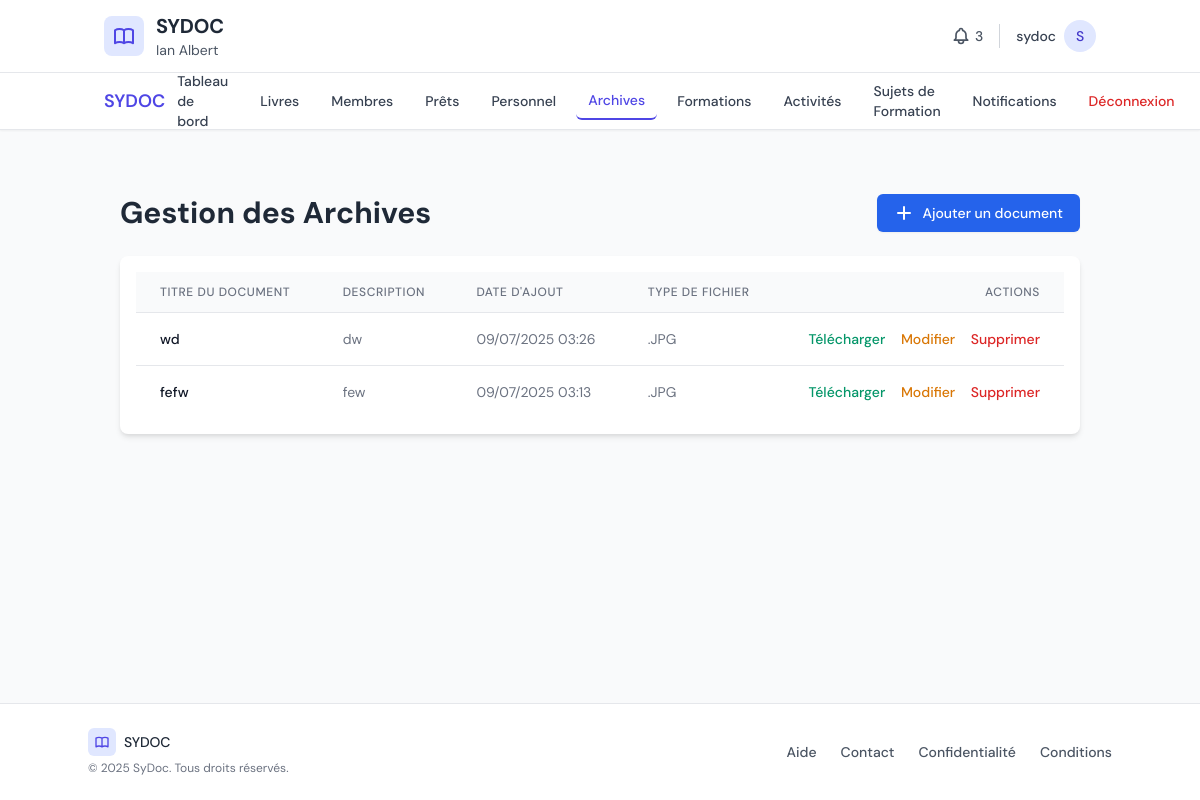
Screenshot of /center/archives/ (signed in) with the database file from the repository.
### core/models.py (models this page shows, shortened)
class DocumentationCenter(models.Model):
    name = models.CharField(max_length=255, unique=True, verbose_name=_("Nom du Centre"))
    email = models.EmailField(unique=True, verbose_name=_("E-mail du Centre (Officiel)"))
    phone_regex = RegexValidator(
        regex=r'^\+?1?\d{9,15}$',
        message=_("Le numéro de téléphone doit être entré au format : '+999999999'. Jusqu'à 15 chiffres autorisés.")
    )
    phone1 = models.CharField(validators=[phone_regex], max_length=17, blank=True, null=True, verbose_name=_("Téléphone 1"))
    phone2 = models.CharField(validators=[phone_regex], max_length=17, blank=True, null=True, verbose_name=_("Téléphone 2"))
    full_address = models.TextField(verbose_name=_("Adresse Complète"))
    department = models.ForeignKey(Department, on_delete=models.SET_NULL, null=True, verbose_name=_("Département"))
    arrondissement = models.ForeignKey(Arrondissement, on_delete=models.SET_NULL, null=True, blank=True, verbose_name=_("Arrondissement"))
    commune = models.ForeignKey(Commune, on_delete=models.SET_NULL, null=True, blank=True, verbose_name=_("Commune"))
    responsible_full_name = models.CharField(max_length=255, verbose_name=_("Nom Complet du Responsable"))
    responsible_phone1 = models.CharField(validators=[phone_regex], max_length=17, blank=True, null=True, verbose_name=_("Téléphone Responsable 1"))
    responsible_phone2 = models.CharField(validators=[phone_regex], max_length=17, blank=True, null=True, verbose_name=_("Téléphone Responsable 2"))
    responsible_address = models.TextField(verbose_name=_("Adresse du Responsable"))
    responsible_email = models.EmailField(verbose_name=_("E-mail Personnel du Responsable"))
    creation_date = models.DateTimeField(auto_now_add=True, verbose_name=_("Date de Création du Compte"))
    trial_start_date = models.DateField(default=timezone.now, verbose_name=_("Date de Début d'Essai"))
    trial_end_date = models.DateField(verbose_name=_("Date de Fin d'Essai"))
    is_blocked = models.BooleanField(default=False, verbose_name=_("Compte Bloqué"))
    is_active = models.BooleanField(default=True, verbose_name=_("Compte Actif"))
    monthly_fee = models.DecimalField(max_digits=10, decimal_places=2, default=0.00, verbose_name=_("Montant Mensuel à Payer"))
    quota_physical_books = models.IntegerField(default=-1, verbose_name=_("Quota Livres Physiques (-1 pour illimité)"))
    quota_ebooks = models.IntegerField(default=-1, verbose_name=_("Quota Ebooks (-1 pour illimité)"))
    quota_trainings = models.IntegerField(default=-1, verbose_name=_("Quota Formations (-1 pour illimité)"))
    quota_archives = models.IntegerField(default=-1, verbose_name=_("Quota Archives (-1 pour illimité)"))
    class Meta:
        verbose_name = _("Centre de Documentation")
        verbose_name_plural = _("Centres de Documentation")
        ordering = ['name']

class ArchivalDocument(models.Model):
    STATUS_CHOICES = [
        ('available', _('Disponible')),
        ('restricted', _('Accès Restreint')),
        ('damaged', _('Endommagé')),
        ('missing', _('Manquant')),
    ]
    documentation_center = models.ForeignKey(DocumentationCenter, on_delete=models.CASCADE, related_name='archival_documents', verbose_name='Centre de Documentation')
    title = models.CharField(max_length=255, verbose_name='Titre du Document')
    archival_series = models.ForeignKey(ArchivalSeries, on_delete=models.SET_NULL, null=True, blank=True, related_name='documents', verbose_name='Série Archivistique')
    document_id = models.CharField(max_length=100, unique=True, verbose_name='Identifiant du Document')
    description = models.TextField(blank=True, verbose_name='Description')
    creation_date = models.DateField(null=True, blank=True, verbose_name='Date de Création du Document')
    creator = models.CharField(max_length=255, blank=True, verbose_name='Créateur(s) / Auteur(s) d\'origine')
    physical_location = models.CharField(max_length=255, blank=True, verbose_name='Emplacement Physique (Cote)')
    is_digital = models.BooleanField(default=False, verbose_name='Version Numérique Disponible')
    digital_file = models.FileField(upload_to='archives/digital/', blank=True, null=True, verbose_name='Fichier Numérique (PDF, Image, etc.)')
    acquisition_date = models.DateField(default=timezone.now, verbose_name='Date d\'Acquisition/Classement')
    status = models.CharField(max_length=50, choices=STATUS_CHOICES, default='available', verbose_name='Statut')
    class Meta:
        verbose_name = 'Document Archivistique'
        verbose_name_plural = 'Documents Archivilistiques'
        unique_together = ('documentation_center', 'document_id')
        ordering = ['title']

### center_panel/views.py (the view)
# urls.py: path('archives/', views.archive_list, name='archives'),
@login_required
def archive_list(request):
    current_center = DocumentationCenter.objects.first()
    archives = ArchivalDocument.objects.filter(documentation_center=current_center)
    context = {
        'current_center': current_center,
        'archives': archives
    }
    return render(request, 'center_panel/archives.html', context)

### center_panel/templates/center_panel/archives.html (shortened to what this page needs)
{% extends 'center_panel/base.html' %}
{% block content %}
<div class="container mx-auto px-4 py-6">
    <div class="flex flex-col md:flex-row justify-between items-start md:items-center mb-6">
        <h1 class="text-2xl md:text-3xl font-bold text-gray-800">Gestion des Archives</h1>
        <a href="{% url 'center_panel:add_archive' %}" class="mt-4 md:mt-0 inline-flex items-center px-4 py-2 border border-transparent text-sm font-medium rounded-md shadow-sm text-white bg-blue-600 hover:bg-blue-700 focus:outline-none focus:ring-2 focus:ring-offset-2 focus:ring-blue-500">
            <svg xmlns="http://www.w3.org/2000/svg" class="h-5 w-5 mr-2" viewBox="0 0 20 20" fill="currentColor">
                <path fill-rule="evenodd" d="M10 3a1 1 0 011 1v5h5a1 1 0 110 2h-5v5a1 1 0 11-2 0v-5H4a1 1 0 110-2h5V4a1 1 0 011-1z" clip-rule="evenodd" />
            </svg>
            Ajouter un document
        </a>
    </div>
    <div class="bg-white shadow-md rounded-lg overflow-hidden">
        <div class="p-4">
            <table id="archive-table" class="min-w-full divide-y divide-gray-200" data-datatable>
                <thead class="bg-gray-50">
                    <tr>
                        <th scope="col" class="px-6 py-3 text-left text-xs font-medium text-gray-500 uppercase tracking-wider">Titre du document</th>
                        <th scope="col" class="px-6 py-3 text-left text-xs font-medium text-gray-500 uppercase tracking-wider">Description</th>
                        <th scope="col" class="px-6 py-3 text-left text-xs font-medium text-gray-500 uppercase tracking-wider">Date d'ajout</th>
                        <th scope="col" class="px-6 py-3 text-left text-xs font-medium text-gray-500 uppercase tracking-wider">Type de fichier</th>
                        <th scope="col" class="px-6 py-3 text-right text-xs font-medium text-gray-500 uppercase tracking-wider">Actions</th>
                    </tr>
                </thead>
                <tbody class="bg-white divide-y divide-gray-200">
                    {% for archive in archives %}
                    <tr class="hover:bg-gray-50">
                        <td class="px-6 py-4 whitespace-nowrap text-sm font-medium text-gray-900">{{ archive.title }}</td>
                        <td class="px-6 py-4 text-sm text-gray-500">{{ archive.description|truncatechars:50 }}</td>
                        <td class="px-6 py-4 whitespace-nowrap text-sm text-gray-500">{{ archive.created_at|date:"d/m/Y H:i" }}</td>
                        <td class="px-6 py-4 whitespace-nowrap text-sm text-gray-500">
                            {% if archive.file_upload %}
                                {{ archive.file_upload.name|slice:"-4:"|upper }}
                            {% else %}
                                -
                            {% endif %}
                        </td>
                        <td class="px-6 py-4 whitespace-nowrap text-right text-sm font-medium">
                            {% if archive.file_upload %}
                            <a href="{% url 'center_panel:download_archive' archive.pk %}" class="text-green-600 hover:text-green-900 mr-3">Télécharger</a>
                            {% endif %}
                            <a href="{% url 'center_panel:edit_archive' archive.pk %}" class="text-yellow-600 hover:text-yellow-900 mr-3">Modifier</a>
                            <a href="{% url 'center_panel:delete_archive' archive.pk %}" class="text-red-600 hover:text-red-900">Supprimer</a>
                        </td>
                    </tr>
                    {% empty %}
                    <tr>
                        <td colspan="5" class="px-6 py-4 text-center text-sm text-gray-500">
                            Aucun document d'archive trouvé.
                        </td>
                    </tr>
                    {% endfor %}
                </tbody>
            </table>
        </div>
    </div>
</div>
{% endblock %}

### center_panel/templates/center_panel/base.html (shortened to what this page needs)
<!DOCTYPE html>
<html lang="fr">
<head>
    <link href="https://cdn.jsdelivr.net/npm/tailwindcss@2.2.19/dist/tailwind.min.css" rel="stylesheet">
    <link href="https://cdn.datatables.net/2.3.2/css/dataTables.dataTables.min.css" rel="stylesheet">
</head>
<body class="bg-gray-50">
    <header class="bg-white border-b border-gray-200 shadow-sm">
        <div class="container mx-auto px-4 py-3 flex justify-between items-center">
            <div class="flex items-center animate__animated animate__fadeIn">
                <div class="mr-3 p-2 bg-indigo-100 rounded-lg">
                </div>
                <div>
                    <h1 class="text-xl funnel-sans-bold text-gray-800">SYDOC</h1>
                    <p class="text-sm dm-sans-regular text-gray-600">{{ current_center.name|default:"Centre de Documentation" }}</p>
                </div>
            </div>
            <div class="flex items-center space-x-4">
                <div class="relative">
                    <button class="flex items-center text-gray-600 hover:text-gray-800 focus:outline-none">
                        <span class="ml-1 text-sm dm-sans-medium">3</span>
                    </button>
                </div>
                <div class="flex items-center">
                    <span class="text-sm dm-sans-medium text-gray-700 mr-2">{{ request.user.username }}</span>
                    <div class="bg-indigo-100 rounded-full h-8 w-8 flex items-center justify-center">
                        <span class="text-sm funnel-sans-medium text-indigo-700">{{ request.user.username|slice:":1"|upper }}</span>
                    </div>
                </div>
            </div>
        </div>
    </header>
    <nav class="bg-white border-b border-gray-200 shadow-sm sticky top-0 z-10">
        <div class="container mx-auto px-4">
            <div class="flex items-center justify-between h-14">
                <div class="flex items-center">
                    <a href="{% url 'center_panel:dashboard' %}" class="flex items-center">
                        <span class="text-lg font-semibold text-indigo-600">SYDOC</span>
                    </a>
                </div>
                <div class="hidden md:flex md:items-center md:space-x-2">
                    <a href="{% url 'center_panel:dashboard' %}" class="px-3 py-2 rounded-md text-sm dm-sans-medium hover:bg-gray-100 transition-colors duration-200 {% if request.resolver_match.url_name == 'dashboard' %}text-indigo-600 border-b-2 border-indigo-600{% else %}text-gray-700{% endif %}">Tableau de bord</a>
                    <a href="{% url 'center_panel:books' %}" class="px-3 py-2 rounded-md text-sm dm-sans-medium hover:bg-gray-100 transition-colors duration-200 {% if request.resolver_match.url_name == 'books' %}text-indigo-600 border-b-2 border-indigo-600{% else %}text-gray-700{% endif %}">Livres</a>
                    <a href="{% url 'center_panel:members' %}" class="px-3 py-2 rounded-md text-sm dm-sans-medium hover:bg-gray-100 transition-colors duration-200 {% if request.resolver_match.url_name == 'members' %}text-indigo-600 border-b-2 border-indigo-600{% else %}text-gray-700{% endif %}">Membres</a>
                    <a href="{% url 'center_panel:loans' %}" class="px-3 py-2 rounded-md text-sm dm-sans-medium hover:bg-gray-100 transition-colors duration-200 {% if request.resolver_match.url_name == 'loans' %}text-indigo-600 border-b-2 border-indigo-600{% else %}text-gray-700{% endif %}">Prêts</a>
                    <a href="{% url 'center_panel:staff' %}" class="px-3 py-2 rounded-md text-sm dm-sans-medium hover:bg-gray-100 transition-colors duration-200 {% if request.resolver_match.url_name == 'staff' %}text-indigo-600 border-b-2 border-indigo-600{% else %}text-gray-700{% endif %}">Personnel</a>
                    <a href="{% url 'center_panel:archives' %}" class="px-3 py-2 rounded-md text-sm dm-sans-medium hover:bg-gray-100 transition-colors duration-200 {% if request.resolver_match.url_name == 'archives' %}text-indigo-600 border-b-2 border-indigo-600{% else %}text-gray-700{% endif %}">Archives</a>
                    <a href="{% url 'center_panel:trainings' %}" class="px-3 py-2 rounded-md text-sm dm-sans-medium hover:bg-gray-100 transition-colors duration-200 {% if request.resolver_match.url_name == 'trainings' %}text-indigo-600 border-b-2 border-indigo-600{% else %}text-gray-700{% endif %}">Formations</a>
                    <a href="{% url 'center_panel:activities' %}" class="px-3 py-2 rounded-md text-sm dm-sans-medium hover:bg-gray-100 transition-colors duration-200 {% if request.resolver_match.url_name == 'activities' %}text-indigo-600 border-b-2 border-indigo-600{% else %}text-gray-700{% endif %}">Activités</a>
                    <a href="{% url 'center_panel:training_subjects' %}" class="px-3 py-2 rounded-md text-sm dm-sans-medium hover:bg-gray-100 transition-colors duration-200 {% if request.resolver_match.url_name == 'training_subjects' %}text-indigo-600{% else %}text-gray-700{% endif %}">Sujets de Formation</a>
                    <a href="{% url 'center_panel:notifications' %}" class="px-3 py-2 rounded-md text-sm dm-sans-medium hover:bg-gray-100 transition-colors duration-200 {% if request.resolver_match.url_name == 'notifications' %}text-indigo-600{% else %}text-gray-700{% endif %}">Notifications</a>
                    <a href="{% url 'logout' %}" class="ml-2 px-3 py-2 rounded-md text-sm dm-sans-medium text-red-600 hover:bg-red-50 transition-colors duration-200">Déconnexion</a>
                </div>
            </div>
        </div>
    </nav>
    <main class="container mx-auto py-6 px-4">
        <div>
            {% block content %}{% endblock content %}
        </div>
    </main>
    <footer class="bg-white border-t border-gray-200 py-6 px-4">
        <div class="container mx-auto">
            <div class="flex flex-col md:flex-row justify-between items-center">
                <div class="mb-4 md:mb-0">
                    <div class="flex items-center">
                        <div class="mr-2 p-1.5 bg-indigo-100 rounded-md">
                        </div>
                        <span class="text-sm funnel-sans-medium text-gray-800">SYDOC</span>
                    </div>
                    <p class="text-xs dm-sans-regular text-gray-500 mt-1">&copy; 2025 SyDoc. Tous droits réservés.</p>
                </div>
                <div class="flex space-x-6">
                    <a href="#" class="text-sm dm-sans-medium text-gray-600 hover:text-indigo-600 transition-colors">Aide</a>
                    <a href="#" class="text-sm dm-sans-medium text-gray-600 hover:text-indigo-600 transition-colors">Contact</a>
                    <a href="#" class="text-sm dm-sans-medium text-gray-600 hover:text-indigo-600 transition-colors">Confidentialité</a>
                    <a href="#" class="text-sm dm-sans-medium text-gray-600 hover:text-indigo-600 transition-colors">Conditions</a>
                </div>
            </div>
        </div>
    </footer>
</body>
</html>

### rows the page displays
DocumentationCenter: name "Ian Albert"
ArchivalDocument: title "wd", description "dw", created_at "09/07/2025 03:26", file_upload.name ".JPG", shows "Télécharger"
ArchivalDocument: title "fefw", description "few", created_at "09/07/2025 03:13", file_upload.name ".JPG", shows "Télécharger"

### other values shown
{{ request.user.username }} "sydoc"
{{ request.user.username|slice:":1"|upper }} "S"
